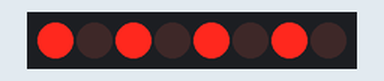
Recording of a sketch running on a simulated Arduino Uno, built with avr-gcc and run on an emulated ATmega328P. Shown: 8 shift-register outputs drawn as a row of LEDs (first output left, lit = HIGH). Wiring (inferred from the names in the program): shift register (74HC595): data pin 8; shift clock pin 10; latch pin 9. Wiring (inferred from the signals the program sends): row of LEDs: on Q0, Q1, Q2, Q3, Q4, Q5, Q6, Q7.

Above: at 0.1 s.
At 2.7 s:
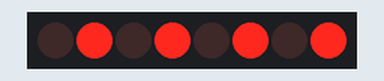
Timing chart, 0 to 3.0 s (numbered marks = the images above):
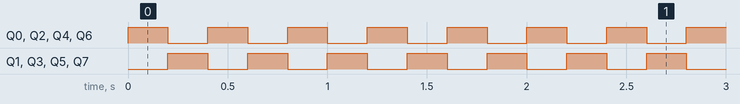

The sketch:

alternating-leds.ino
```cpp
const int ser = 8;
const int latch = 9;
const int clk = 10;


void setup() {
  pinMode(ser, OUTPUT);
  pinMode(latch, OUTPUT);
  pinMode(clk, OUTPUT);


  digitalWrite(latch, LOW);
  shiftOut(ser, clk, MSBFIRST, B10101010);
  digitalWrite(latch, HIGH);
}

void loop() {
  digitalWrite(latch, LOW);
  shiftOut(ser, clk, MSBFIRST, B01010101);
  digitalWrite(latch, HIGH);
  delay(200);
  digitalWrite(latch, LOW);
  shiftOut(ser, clk, MSBFIRST, B10101010);
  digitalWrite(latch, HIGH);
  delay(200);

}
```

Measured:
- by itself, Q0–7: alternates HIGH for 0.20 s and LOW for 0.20 s
